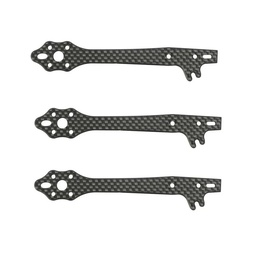
#> input picture old_stuff/demo3.jpg, 256 x 256 px, shrunk from 800 x 800 before the run, found by its file name
$ jupyter execute hullregression_activecontour.ipynb
#> lines starting #> are read from the running program, lines starting #| are printed output that depends on the picture; after the words box and inside, x2 and y2 are one past the last pixel; in counts of white or black regions, pixels touching at a corner belong together
#> in loaderDXF, demo_img is the input picture: PIL image 256x256 RGB; mean R, G, B 227.5, 227.6, 227
[cell 1]
import imageio as iio
import math

from skimage import filters
from skimage.color import rgb2gray
from skimage.measure import regionprops
from skimage.morphology import convex_hull_image
from skimage import data, img_as_float
from skimage.util import invert
from skimage import feature
from skimage.filters import gaussian
from skimage.segmentation import active_contour

import skimage

from ezdxf.addons.drawing.properties import LayoutProperties
from ezdxf.addons.drawing import RenderContext, Frontend
from ezdxf.addons.drawing.matplotlib import MatplotlibBackend

from scipy import ndimage
import matplotlib.pyplot as plt
from PIL import Image
import numpy as np
import ezdxf

from numba import jit
import timeit

[cell 2]
def regressive_polyimg_to_dxf_multi_spline(img, msp, poly_scalar=1, s_foreground_thresh=160, alpha=0.05, beta=15,
                                           gamma=0.035, gaussian_sigma=3, preview=False, pass_bool=None, dppi=1):
#> called with poly_scalar = 1, s_foreground_thresh = 160, alpha = 0.03, beta = 0.25, gamma = 0.035, gaussian_sigma = 3, preview = False, dppi = 1
    im_gray = np.array(img.convert('L'))
    im_gray_thresh = im_gray.copy()
    im_gray_thresh[im_gray_thresh < s_foreground_thresh] = 0
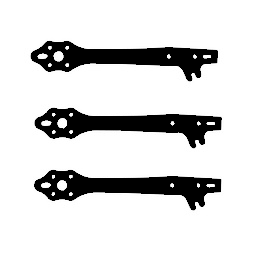
#> im_gray_thresh: shape (256, 256); min 0, max 255, mean 215.2
    im_bool = im_gray < s_foreground_thresh
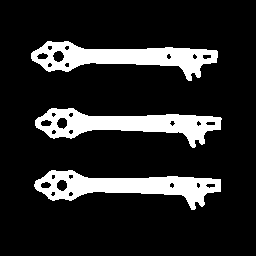
#> im_bool: shape (256, 256) bool; 15.3% white; 3 white regions, box (x1, y1, x2, y2) and area: (34, 170, 221, 210) 3357, (31, 41, 218, 81) 3344, (35, 108, 222, 148) 3328

    if pass_bool is not None:
        im_bool = pass_bool

    im_bin = im_bool.astype(np.uint8)

    labels, num = skimage.morphology.label(im_bin, background=None, return_num=True, connectivity=2)
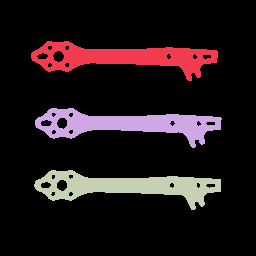
#> labels: shape (256, 256) int64; 4 distinct labels, from 0 to 3; one colour per label, 0 black
#> num = 3

    splinelst = []

    for l_num in range(1, num + 1):
        tr_arr = (labels == l_num) * 1.
        tr_bool = np.invert(ndimage.binary_fill_holes(labels == l_num))

        convimg = convex_hull_image(tr_arr)
        cent_pt = ndimage.measurements.center_of_mass(tr_arr)
        cent_conv_pt = np.array(ndimage.measurements.center_of_mass(convimg))

        edges = feature.canny(convimg, sigma=gaussian_sigma)

        indices = np.where(edges == [1])
        coordinates = [list(a) for a in zip(indices[0], indices[1])]
        coordinates.sort(key=lambda p: math.atan2(p[1] - cent_pt[1], p[0] - cent_pt[0]))

        init = (coordinates - cent_conv_pt) * poly_scalar + cent_conv_pt

        snake = active_contour(
            gaussian(im_gray_thresh, sigma=gaussian_sigma, preserve_range=False),
            init,
            alpha=alpha,
            beta=beta,
            gamma=gamma,
        )

        tr_inside = tr_arr.copy()
        tr_inside[tr_bool] = invert(tr_inside[tr_bool])
        tr_inside = invert(tr_inside)

        if preview:
            fig, ax = plt.subplots(1, 2, figsize=(16, 8))

            ax[1].imshow(tr_inside, cmap=plt.cm.gray)

            ax[0].imshow(im_bin, cmap=plt.cm.gray)
            ax[0].plot(init[:, 1], init[:, 0], '--r', lw=3)
            ax[0].plot(snake[:, 1], snake[:, 0], '-b', lw=3)
            ax[0].scatter([cent_pt[1]], [cent_pt[0]])
            ax[0].set_xticks([]), ax[0].set_yticks([])
            ax[0].axis([0, im_gray_thresh.shape[1], im_gray_thresh.shape[0], 0])

            plt.show()

        fit_points = [(ptt[1]*dppi, ptt[0]*dppi, 0) for ptt in snake] + [(snake[0][1]*dppi, snake[0][0]*dppi, 0)]
        splinelst.append(msp.add_spline(fit_points))

        regressive_polyimg_to_dxf_multi_spline(img, msp,
                                               poly_scalar=poly_scalar,
                                               s_foreground_thresh=s_foreground_thresh,
                                               alpha=alpha,
                                               beta=beta,
                                               gamma=gamma,
                                               gaussian_sigma=gaussian_sigma,
                                               preview=preview,
                                               pass_bool=tr_inside.astype(bool),
                                               dppi=dppi)
#> this loop made 3 passes
#> (cent_conv_pt, indices) on passes 1 to 3: ([64.5, 66.71], 26 positions, rows 61 to 68, columns 63 to 70), ([131.4, 70.62], 24 positions, rows 128 to 135, columns 67 to 74), ([193.6, 70.38], 24 positions, rows 190 to 197, columns 67 to 74)
#> pass 1, in regressive_polyimg_to_dxf_multi_spline, `tr_bool = np.invert(ndimage.binary_fill_holes(labels == l_num))`:
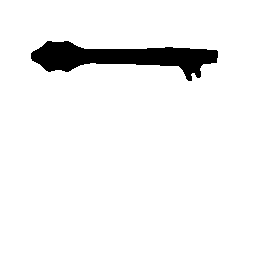
#> tr_bool: shape (256, 256) bool; 94.5% white; 1 black region, box (x1, y1, x2, y2) and area: (31, 41, 218, 81) 3591
#> pass 1, in regressive_polyimg_to_dxf_multi_spline, `convimg = convex_hull_image(tr_arr)`:
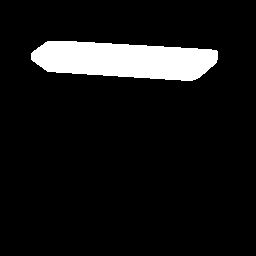
#> convimg: shape (256, 256) bool; 8.6% white; 1 white region, box (x1, y1, x2, y2) and area: (31, 41, 218, 81) 5625
#> pass 1, in regressive_polyimg_to_dxf_multi_spline, `edges = feature.canny(convimg, sigma=gaussian_sigma)`:
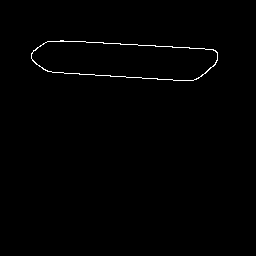
#> edges: shape (256, 256) bool; 0.66% white in thin lines or dots, all inside (x1, y1, x2, y2) = (31, 40, 218, 81)
#> after the loop:
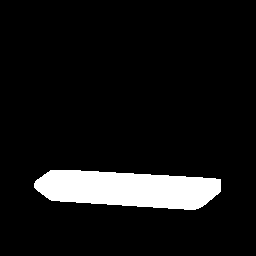
#> convimg: shape (256, 256) bool; 8.6% white; 1 white region, box (x1, y1, x2, y2) and area: (34, 170, 221, 210) 5635
#> after the loop:
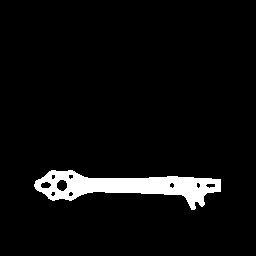
#> tr_arr: shape (256, 256) float64; values 0 (black) and 1 (white), 5.1% white; 1 white region, box (x1, y1, x2, y2) and area: (34, 170, 221, 210) 3357
#> after the loop:
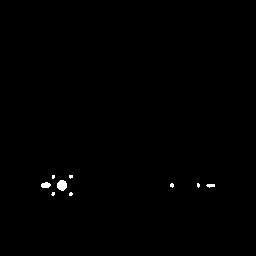
#> tr_inside: shape (256, 256) float64; values 0 (black) and 1 (white), 0.36% white; 9 white regions (6 under 20 px), largest, box (x1, y1, x2, y2) and area: (57, 180, 67, 191) 86, (41, 182, 51, 188) 47, (206, 184, 215, 188) 26
#> after the loop, splinelst = 3 items

    return splinelst

# Test the function
def loaderDXF():
    demo_img = Image.open("old_stuff/demo3.jpg")

    doc = ezdxf.new("R2000")
    msp = doc.modelspace()

    splist = regressive_polyimg_to_dxf_multi_spline(demo_img, msp,
                                                    poly_scalar=1,
                                                    s_foreground_thresh=160,
                                                    alpha=0.03, # 0.03
                                                    beta=0.25, # 0.25
                                                    gamma=0.035,
                                                    gaussian_sigma=3,
                                                    preview=False)
#> splist = 3 items

    fig = plt.figure()
    ax = fig.add_axes((0, 0, 1, 1))

    ctx = RenderContext(doc)

    # get the modelspace properties
    msp_properties = LayoutProperties.from_layout(msp)

    # set light gray background color and black foreground color
    msp_properties.set_colors("#eaeaea")
    out = MatplotlibBackend(ax)

    # override the layout properties and render the modelspace
    Frontend(ctx, out).draw_layout(
        msp,
        finalize=True,
        layout_properties=msp_properties,
    )

    #fig.savefig("export.png")
    doc.saveas("full.dxf")

print("time: ", timeit.timeit(lambda: loaderDXF(), number=1))
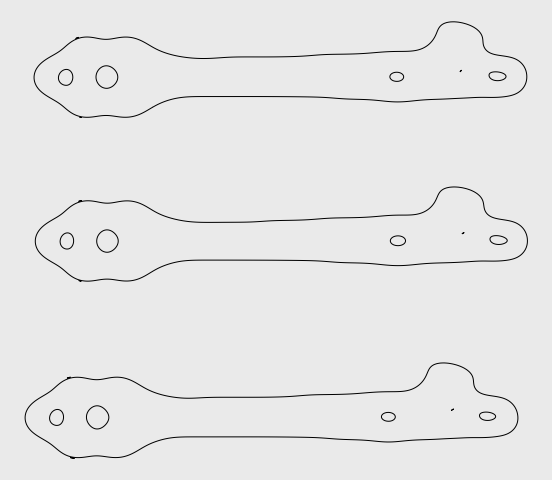
#> figure drawn by matplotlib, 1 panel

$ run again, with old_stuff/demo1.jpg copied over old_stuff/demo3.jpg
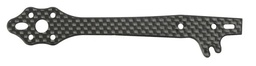
#> input picture old_stuff/demo1.jpg, 256 x 66 px, shrunk from 635 x 164 before the run, found by its file name
#> in loaderDXF, demo_img is the input picture: PIL image 256x66 RGB; mean R, G, B 198.9, 199.1, 197.6
#> in regressive_polyimg_to_dxf_multi_spline, `im_bool = im_gray < s_foreground_thresh`:
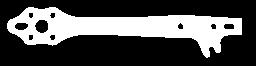
#> im_bool: shape (66, 256) bool; 31.3% white; 1 white region, box (x1, y1, x2, y2) and area: (7, 7, 242, 58) 5282
#> num = 1
#> the loop in regressive_polyimg_to_dxf_multi_spline, `for l_num in range(1, num + 1):` made 1 pass
#> after the loop in regressive_polyimg_to_dxf_multi_spline, `for l_num in range(1, num + 1):`: splinelst = 1 item
#> `[cell 2] def regressive_polyimg_to_dxf_multi_spline(img, msp, poly_sca..`:
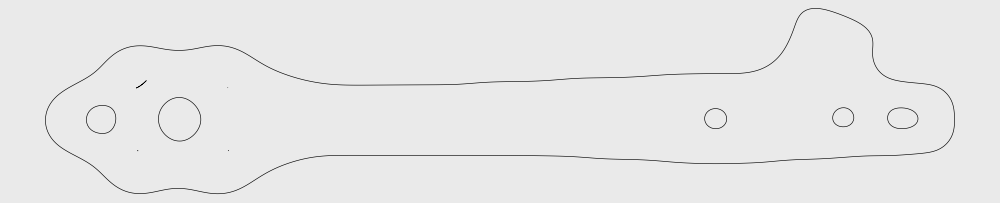
#> figure drawn by matplotlib, 1 panel

$ run again, with old_stuff/demo4.jpg copied over old_stuff/demo3.jpg
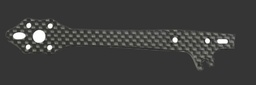
#> input picture old_stuff/demo4.jpg, 256 x 85 px, shrunk from 648 x 216 before the run, found by its file name
#> in loaderDXF, demo_img is the input picture: PIL image 256x85 RGB; mean R, G, B 61.8, 62, 60.9
#> in regressive_polyimg_to_dxf_multi_spline, `im_bool = im_gray < s_foreground_thresh`:
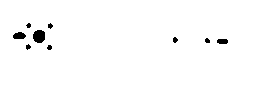
#> im_bool: shape (85, 256) bool; 98.3% white; 9 black regions (1 under 20 px), largest, box (x1, y1, x2, y2) and area: (33, 30, 45, 43) 130, (13, 32, 26, 39) 72, (217, 39, 228, 44) 50
#> num = 1
#> the loop in regressive_polyimg_to_dxf_multi_spline, `for l_num in range(1, num + 1):` made 1 pass
#> (cent_pt, cent_conv_pt, indices) on pass 1: ((42.09, 128.4), [42, 127.5], (empty array, empty array))
#> after the loop in regressive_polyimg_to_dxf_multi_spline, `for l_num in range(1, num + 1):`: splinelst = []
